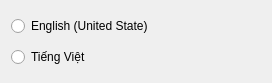
<?xml version="1.0" encoding="UTF-8"?>
<ui version="4.0">
 <class>LanguageDialog</class>
 <widget class="QDialog" name="LanguageDialog">
  <property name="geometry">
   <rect>
    <x>0</x>
    <y>0</y>
    <width>272</width>
    <height>83</height>
   </rect>
  </property>
  <property name="windowTitle">
   <string>Select language</string>
  </property>
  <property name="windowIcon">
   <iconset resource="resources.qrc">
    <normaloff>:/flowchart/images/translate.png</normaloff>:/flowchart/images/translate.png</iconset>
  </property>
  <layout class="QGridLayout" name="gridLayout">
   <item row="0" column="0">
    <widget class="QRadioButton" name="rbnEnglish">
     <property name="sizePolicy">
      <sizepolicy hsizetype="Expanding" vsizetype="Fixed">
       <horstretch>0</horstretch>
       <verstretch>0</verstretch>
      </sizepolicy>
     </property>
     <property name="text">
      <string>English (United State)</string>
     </property>
    </widget>
   </item>
   <item row="1" column="0">
    <widget class="QRadioButton" name="rbnVietnamese">
     <property name="sizePolicy">
      <sizepolicy hsizetype="Expanding" vsizetype="Fixed">
       <horstretch>0</horstretch>
       <verstretch>0</verstretch>
      </sizepolicy>
     </property>
     <property name="text">
      <string>Tiếng Việt</string>
     </property>
    </widget>
   </item>
   <item row="0" column="1">
    <widget class="QLabel" name="label">
     <property name="text">
      <string/>
     </property>
     <property name="pixmap">
      <pixmap resource="resources.qrc">:/flowchart/images/language/america.png</pixmap>
     </property>
     <property name="scaledContents">
      <bool>false</bool>
     </property>
    </widget>
   </item>
   <item row="1" column="1">
    <widget class="QLabel" name="label_2">
     <property name="text">
      <string/>
     </property>
     <property name="pixmap">
      <pixmap resource="resources.qrc">:/flowchart/images/language/vietnam.png</pixmap>
     </property>
    </widget>
   </item>
  </layout>
 </widget>
 <resources>
  <include location="resources.qrc"/>
 </resources>
 <connections/>
</ui>
